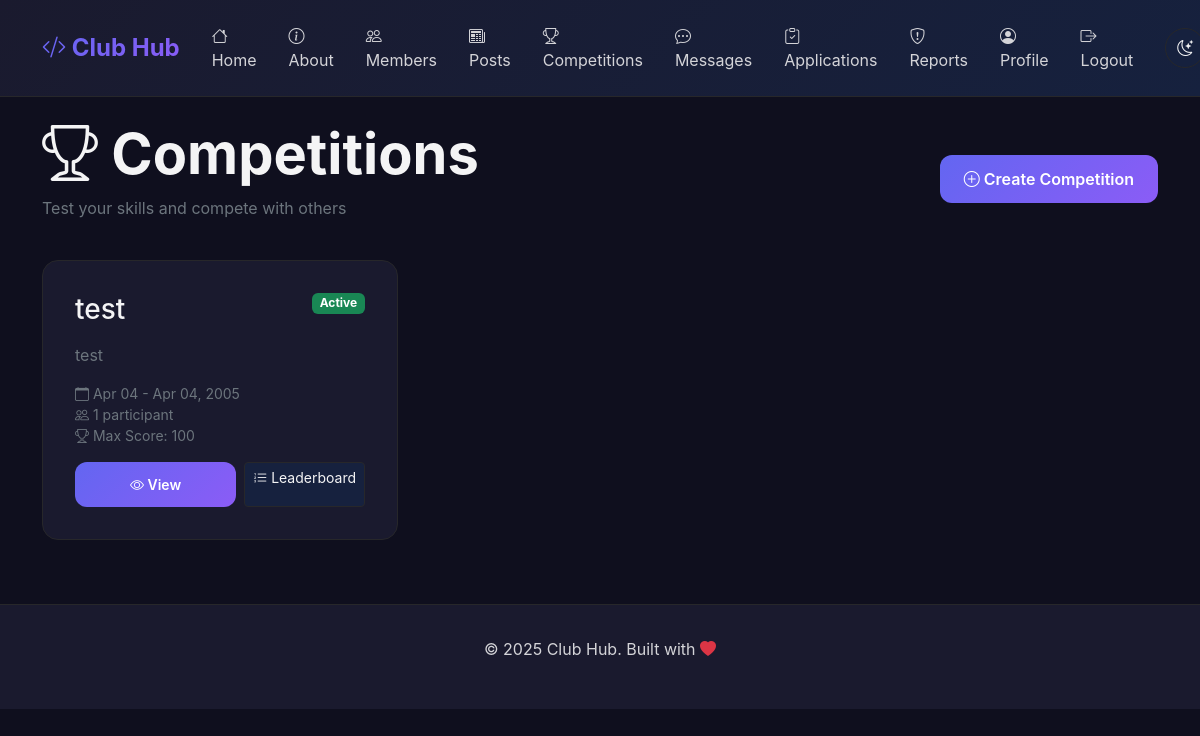
Page /competitions/ (signed in) on the committed database.
### competitions/models.py (models this page shows, shortened)
class Competition(models.Model):
    STATUS_CHOICES = [
        ('upcoming', 'Upcoming'),
        ('active', 'Active'),
        ('completed', 'Completed'),
    ]
    title = models.CharField(max_length=200)
    description = models.TextField()
    start_date = models.DateTimeField()
    end_date = models.DateTimeField()
    status = models.CharField(max_length=20, choices=STATUS_CHOICES, default='upcoming')
    max_score = models.PositiveIntegerField(default=100)
    created_by = models.ForeignKey(
        settings.AUTH_USER_MODEL,
        on_delete=models.CASCADE,
        related_name='created_competitions'
    )
    created_at = models.DateTimeField(auto_now_add=True)
    class Meta:
        ordering = ['-start_date']
    @property
    def total_participants(self):
        return self.submissions.values('user').distinct().count()

### competitions/views.py (the view)
# urls.py: path('', views.competition_list, name='list'),
@login_required
def competition_list(request):
    competitions = Competition.objects.all()
    context = {'competitions': competitions}
    return render(request, 'competitions/list.html', context)

### accounts/models.py (called while the page is built)
    @property
    def is_admin(self):
        return self.role == 'admin'

### competitions/templates/competitions/list.html (shortened to what this page needs)
{% extends 'base.html' %}
{% block content %}
<div class="d-flex justify-content-between align-items-center mb-4">
    <div>
        <h1 class="display-4 fw-bold"><i class="bi bi-trophy"></i> Competitions</h1>
        <p class="text-secondary">Test your skills and compete with others</p>
    </div>
    {% if user.is_admin %}
        <a href="{% url 'competitions:create' %}" class="btn btn-primary">
            <i class="bi bi-plus-circle"></i> Create Competition
        </a>
    {% endif %}
</div>
{% if competitions %}
    <div class="row g-4">
        {% for comp in competitions %}
            <div class="col-md-6 col-lg-4">
                <div class="card-custom h-100">
                    <div class="d-flex justify-content-between align-items-start mb-3">
                        <h3 class="mb-0">{{ comp.title }}</h3>
                        <span class="badge {% if comp.status == 'active' %}bg-success{% elif comp.status == 'upcoming' %}bg-primary{% else %}bg-secondary{% endif %}">
                            {{ comp.get_status_display }}
                        </span>
                    </div>
                    <p class="text-secondary mb-3">{{ comp.description|truncatewords:20 }}</p>
                    <div class="small text-secondary mb-3">
                        <div><i class="bi bi-calendar"></i> {{ comp.start_date|date:"M d" }} - {{ comp.end_date|date:"M d, Y" }}</div>
                        <div><i class="bi bi-people"></i> {{ comp.total_participants }} participant{{ comp.total_participants|pluralize }}</div>
                        <div><i class="bi bi-trophy"></i> Max Score: {{ comp.max_score }}</div>
                    </div>
                    <div class="d-flex gap-2 mt-auto">
                        <a href="{% url 'competitions:detail' comp.pk %}" class="btn btn-primary btn-sm flex-grow-1">
                            <i class="bi bi-eye"></i> View
                        </a>
                        <a href="{% url 'competitions:leaderboard' comp.pk %}" class="btn btn-outline-secondary btn-sm">
                            <i class="bi bi-list-ol"></i> Leaderboard
                        </a>
                    </div>
                </div>
            </div>
        {% endfor %}
    </div>
{% endif %}
{% endblock %}

### templates/base.html (style rules this page uses)
:root[data-theme="dark"] { --bg-primary: #0f0f1e; --bg-secondary: #1a1a2e; --bg-tertiary: #16213e; --text-primary: #f4f4f5; --text-secondary: #d4d4d8; --text-muted: #a1a1aa; --accent-primary: #6366f1; --accent-secondary: #8b5cf6; --border-color: #27272a; --success: #10b981; --warning: #f59e0b; --danger: #ef4444; --input-bg: #1a1a2e; --input-text: #f4f4f5; }
* { margin: 0; padding: 0; box-sizing: border-box; }
body { background: var(--bg-primary); color: var(--text-primary); font-family: 'Inter', -apple-system, BlinkMacSystemFont, 'Segoe UI', sans-serif; min-height: 100vh; transition: background 0.3s, color 0.3s; }
.btn-primary { background: linear-gradient(135deg, var(--accent-primary), var(--accent-secondary)); border: none; padding: 0.75rem 1.5rem; border-radius: 12px; font-weight: 600; transition: transform 0.3s, box-shadow 0.3s; color: white !important; }
.btn-secondary, .btn-outline-secondary { background: var(--bg-tertiary); border: 1px solid var(--border-color); color: var(--text-primary) !important; }
.card-custom { background: var(--bg-secondary); border: 1px solid var(--border-color); border-radius: 16px; padding: 2rem; transition: transform 0.3s, box-shadow 0.3s; }

### rows in the picture
Competition: title "test", status "Active", description "test", start_date "Apr 04", end_date "Apr 04, 2005", total_participants "1", max_score "100"
